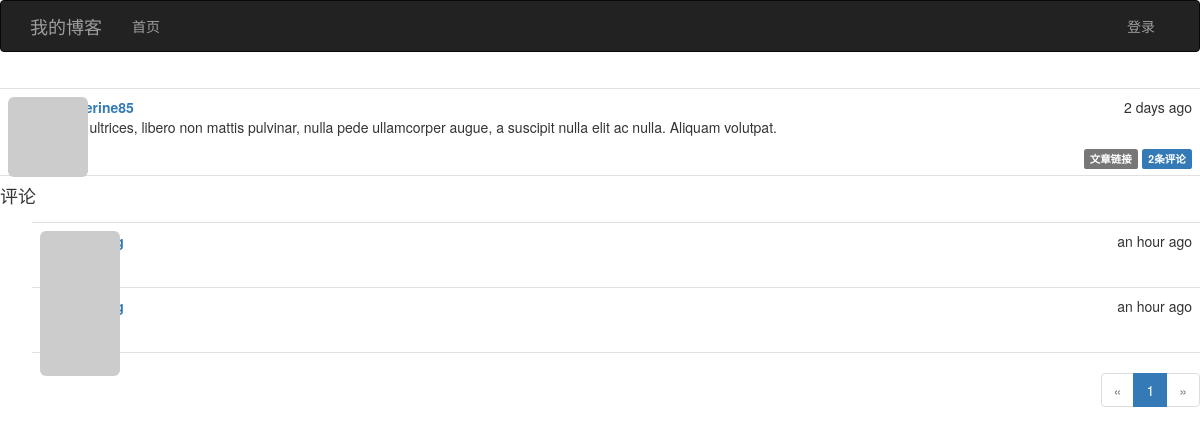
The app's page /post/97 with its own data.
### app/models.py (models this page shows, shortened)
class Post(db.Model):
    __tablename__ = 'posts'
    id = db.Column(db.Integer, primary_key=True)
    body = db.Column(db.Text)
    body_html = db.Column(db.Text)
    timestamp = db.Column(db.DateTime, index=True, default=datetime.utcnow)
    author_id = db.Column(db.Integer, db.ForeignKey('users.id'))
    comments = db.relationship("Comment", backref='post', lazy='dynamic')

class User(UserMixin,db.Model):
    __tablename__='users'
    id = db.Column(db.Integer, primary_key=True)
    email = db.Column(db.String(64), unique=True, index=True)
    username = db.Column(db.String(64), unique=True, index=True)
    password_hash = db.Column(db.String(128))
    confirmed = db.Column(db.Boolean, default=False)
    role_id = db.Column(db.Integer, db.ForeignKey('roles.id'))
    name = db.Column(db.String(64))
    location = db.Column(db.String(64))
    about_me = db.Column(db.Text())
    member_since = db.Column(db.DateTime(), default=datetime.utcnow)
    last_seen = db.Column(db.DateTime(), default=datetime.utcnow)
    avatar_hash = db.Column(db.String(32))
    posts = db.relationship('Post', backref='author', lazy='dynamic')
    followed = db.relationship('Follow',
                               foreign_keys=[Follow.follower_id],
                               backref=db.backref('follower', lazy='joined'),
                               lazy='dynamic',
                               cascade='all, delete-orphan')
    followers = db.relationship('Follow',
                               foreign_keys=[Follow.followed_id],
                               backref=db.backref('followed', lazy='joined'),
                                lazy='dynamic',
                               cascade='all, delete-orphan')
    comments = db.relationship("Comment", backref='author', lazy='dynamic')
    @property
    def password(self):
        raise AttributeError('password is not a readable attribute')
    def gravatar(self, size=100, default='identicon', rating='g'):
        if request.is_secure:
            url = 'http://secure.gravatar.com/avatar'
        else:
            url = 'http://www.gravatar.com/avatar'
        hash = self.avatar_hash or hashlib.md5(
            self.email.encode('utf-8')).hexdigest()
        return '{url}/{hash}?s={size}&d={default}&r={rating}'.format(
            url=url, hash=hash, size=size, default=default, rating=rating)

class Comment(db.Model):
    __tablename__ = 'comments'
    id = db.Column(db.Integer, primary_key=True)
    body = db.Column(db.Text)
    body_html = db.Column(db.Text)
    timestamp = db.Column(db.DateTime, index=True, default=datetime.utcnow)
    disabled = db.Column(db.Boolean)
    author_id = db.Column(db.Integer, db.ForeignKey('users.id'))
    post_id = db.Column(db.Integer, db.ForeignKey('posts.id'))

### app/main/views.py (the view, shortened to what this page needs)
@main.route('/post/<int:id>', methods=['GET', 'POST'])
def post(id):
    post = Post.query.get_or_404(id)
    form =CommentForm()
    page = request.args.get('page', 1, type=int)
    if page == -1:
        page = (post.comments.count() - 1) / current_app.config['MYBLOG_COMMENTS_PER_PAGE'] + 1
    pagination = post.comments.order_by(Comment.timestamp.asc()).paginate(
        page, per_page=current_app.config['MYBLOG_COMMENTS_PER_PAGE'],
        error_out=False)
    comments = pagination.items
    return render_template('post.html', posts=[post], form=form,
                           comments=comments, pagination=pagination)

### app/auth/views.py (called while the page is built)
@auth.before_app_request
def before_request():
    if current_user.is_authenticated:
        current_user.ping()
        if not current_user.confirmed \
            and request.endpoint \
            and request.endpoint[:5] != 'auth.' \
            and request.endpoint != 'static':
            return redirect(url_for('auth.unconfirmed'))

### app/main/__init__.py (called while the page is built)
@main.app_context_processor
def inject_permissions():
    return dict(Permission=Permission)

### app/models.py (called while the page is built)
    def can(self, permissions):
        return False

    def is_administrator(self):
        return False

### app/templates/post.html (shortened to what this page needs)
{% extends "base.html" %}
{% import "bootstrap/wtf.html" as wtf %}
{% import "_macros.html" as macros %}
{% block page_content %}
{% include '_posts.html' %}
<h4 id="comments">评论</h4>
{% include '_comments.html' %}
{% if pagination %}
<div class="pagination">
    {{ macros.pagination_widget(pagination, '.post', fragment='#comments', id=posts[0].id) }}
</div>
{% endif %}
{% endblock %}

### app/templates/_posts.html (shortened to what this page needs)
<ul class="posts">
    {% for post in posts %}
    <li class="post">
        <div class="profile-thumbnail">
            <a href="{{ url_for('.user', username=post.author.username) }}">
                <img class="img-rounded profile-thumbnail" src="{{ post.author.gravatar(size=40) }}">
            </a>
        </div>
        <div class="post-content">
            <div class="post-date">{{ moment(post.timestamp).fromNow() }}</div>
            <div class="post-author">
                <a href="{{ url_for('.user', username=post.author.username) }}">
                    {{ post.author.username }}
                </a>
            </div>
            <div class="post-body">
                {% if post.body_html %}
                {{ post.body_html | safe }}
                {% else %}
                {{ post.body }}
                {% endif %}
            </div>
            <div class="post-footer">
                <a href="{{ url_for('.post', id=post.id) }}">
                    <span class="label label-default">文章链接</span>
                </a>
                <a href="{{ url_for('.post', id=post.id) }}#comments">
                    <span class="label label-primary">{{ post.comments.count() }}条评论</span>
                </a>
            </div>
        </div>
    </li>
    {% endfor %}
</ul>

### app/templates/_comments.html (shortened to what this page needs)
<ul class="comments">
    {% for comment in comments %}
    <li class="comment">
        <div class="comment-thumbnail">
            <a href="{{ url_for('.user', username=comment.author.username) }}">
                <img class="img-rounded profile-thumbnail" src="{{ comment.author.gravatar(size=40) }}">
            </a>
        </div>
        <div class="comment-content">
            <div class="comment-date">{{ moment(comment.timestamp).fromNow() }}</div>
            <div class="comment-author"><a href="{{ url_for('.user', username=comment.author.username) }}">{{ comment.author.username }}</a> </div>
            <div class="comment-body">
            </div>
        </div>
    </li>
    {% endfor %}
</ul>

### app/static/styles.css (style rules this page uses)
.profile-thumbnail { position: absolute; }
ul.posts { list-style-type: none; padding: 0px; margin: 16px 0px 0px 0px; border-top: 1px solid #e0e0e0; }
ul.posts li.post { padding: 8px; border-bottom: 1px solid #e0e0e0; }
div.post-date { float: right; }
div.post-author { font-weight: bold; }
div.post-content { margin-left: 48px; min-height: 48px; }
div.post-footer { text-align: right; }
ul.comments { list-style-type: none; padding: 0px; margin: 16px 0px 0px 0px; }
ul.comments li.comment { margin-left: 32px; padding: 8px; border-bottom: 1px solid #e0e0e0; }
ul.comments li.comment:nth-child(1) { border-top: 1px solid #e0e0e0; }
div.comment-date { float: right; }
div.comment-author { font-weight: bold; }
div.comment-thumbnail { position: absolute; }
div.comment-content { margin-left: 48px; min-height: 48px; }
div.pagination { width: 100%; text-align: right; padding: 0px; margin: 0px; }

### records on screen
Post: timestamp "2 days ago", author.username "catherine85", body_html "Nam ultrices, libero non mattis pulvinar, nulla pede ullamcorper augue, a suscipit nulla elit ac nulla. Aliquam volutpat.", comments.count "2"
Comment: timestamp "an hour ago"
Comment: timestamp "an hour ago"

### other values on screen
{{ p }} "1"
